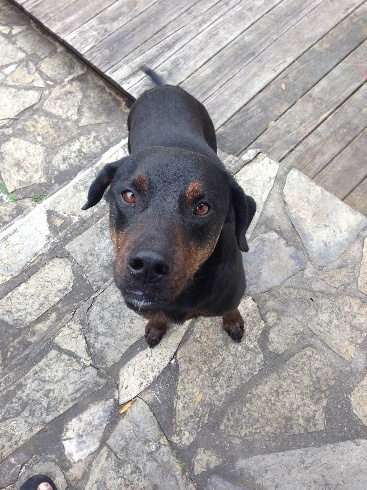
#> input picture Assgt 1/kenny.jpg, 367 x 490 px
$ python dip_hw1_distortion.py --image kenny.jpg
#> lines starting #> are read from the running program, lines starting #| are printed output that depends on the picture
#> in main, input_image is the input picture: shape (490, 367, 3); mean B, G, R 160.2, 160, 162.6
### Assgt 1/Transform/distortion.py
from .interpolation import interpolation
from dip import *
import math

class Distort:
    def __init__(self):
        pass

    def distortion(self, image, k):
        """Applies distortion to the image
                image: input image
                k: distortion Parameter
                return the distorted image"""
#> called with k = 0.005

        # get dimensions of input image
        height = image.shape[0]
#> height = 490
        width = image.shape[1]
#> width = 367

        # center of image
        cx = width / 2
#> cx = 183.5
        cy = height / 2
#> cy = 245

        # initialize empty array for new image
        distorted_image = zeros(shape = image.shape, dtype = image.dtype)

        # iterate through each pixel in image
        for i in range(width):
            for j in range(height):

                # position w respect to center
                ic = i - cx
                jc = j - cy

                # pythagorean theorem to get distance from center
                r = math.sqrt(ic ** 2 + jc ** 2)

                # apply distortion formula
                icd = ic / (1 + (k*r))
                jcd = jc / (1 + (k*r))

                # apply change in coordinate system
                id = round(icd + cx)
                jd = round(jcd + cy)

                # copy pixel values to new disorted image
                if 0 <= id < width and 0 <= jd < height:
                    distorted_image[jd, id] = image[j, i]
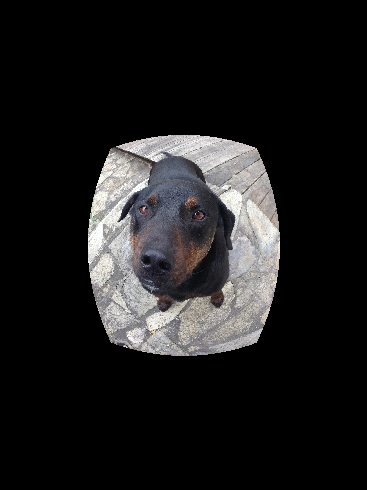
#> distorted_image: shape (490, 367, 3); mean B, G, R 29.1, 28.8, 29.4

        return distorted_image


    def correction_naive(self, distorted_image, k):
        """Applies correction to a distorted image by applying the inverse of the distortion function
        image: the input image
        k: distortion parameter
        return the corrected image"""
#> called with k = 0.005

        # get dimensions of input image
        height = distorted_image.shape[0]
#> height = 490
        width = distorted_image.shape[1]
#> width = 367

        # center of image
        cx = width / 2
#> cx = 183.5
        cy = height / 2
#> cy = 245

        # initialize empty array for new image
        corrected_image = zeros(shape = distorted_image.shape, dtype = distorted_image.dtype)

        # iterate through each pixel in the distorted image
        for i in range(width):
            for j in range(height):

                # position w respect to center
                ic = i - cx
                jc = j - cy

                # pythagorean theorem to get distance from center
                r = math.sqrt(ic ** 2 + jc ** 2)

                # apply inverse distortion formula
                icd = ic * (1 + (k*r))
                jcd = jc * (1 + (k*r))

                # apply change in coordinate system
                id = round(icd + cx)
                jd = round(jcd + cy)

                # copy pixel values to new corrected image
                if 0 <= id < width and 0 <= jd < height:
                    corrected_image[jd, id] = distorted_image[j, i]
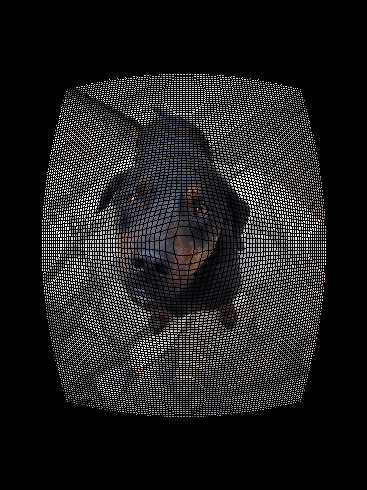
#> corrected_image: shape (490, 367, 3); mean B, G, R 29.1, 28.8, 29.4

        return corrected_image

    def correction(self, distorted_image, k, interpolation_type):
        """Applies correction to a distorted image and performs interpolation
                image: the input image
                k: distortion parameter
                interpolation_type: type of interpolation to use (nearest_neighbor, bilinear)
                return the corrected image"""
#> called with k = 0.005, interpolation_type = 'nearest_neighbor'

        # get dimensions of input image
        height = distorted_image.shape[0]
#> height = 490
        width = distorted_image.shape[1]
#> width = 367

        # center of image
        cx = width / 2
#> cx = 183.5
        cy = height / 2
#> cy = 245

        # initialize empty array for new image
        corrected_image = zeros(shape = distorted_image.shape, dtype = distorted_image.dtype)

        # iterate through each pixel in the distorted image
        for i in range(width):
            for j in range(height):

                # position w respect to center
                ic = i - cx
                jc = j - cy

                # pythagorean theorem to get distance from center
                r = math.sqrt(ic ** 2 + jc ** 2)

                # apply distortion formula
                icd = ic / (1 + (k*r))
                jcd = jc / (1 + (k*r))

                # apply change in coordinate system
                id = round(icd + cx)
                jd = round(jcd + cy)

                if interpolation_type == 'nearest_neighbor':
                    # copy pixels to nearest neighbor
                    inn = round(id)
                    jnn = round(jd)
                    corrected_image[j, i] = distorted_image[jnn, inn]

                elif interpolation_type == 'bilinear':
                    # calculate bilinear interpolated value
                    interpolated_value = interpolation().bilinear_interpolation(distorted_image, (id, jd))

                    # copy pixel values to new corrected image
                    corrected_image[round(j), round(i)] = interpolated_value
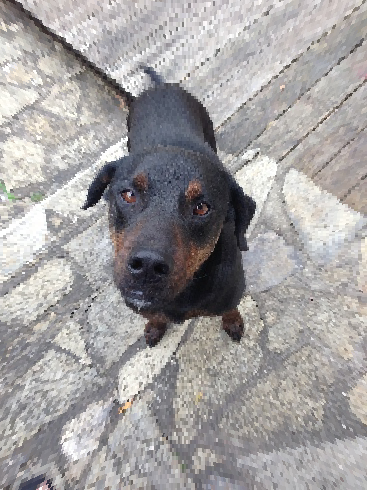
#> corrected_image: shape (490, 367, 3); mean B, G, R 160.2, 160, 162.6

        return corrected_image

### Assgt 1/dip_hw1_distortion.py
"""dip_hw1.py: Starter file to run howework 1"""

__author__      = "Pranav Mantini"
__email__ = "pmantini@uh.edu"
__version__ = "1.0.0"

import math, sys
from dip import namedWindow, imshow, waitKey, imwrite, imread
import numpy as np
from Transform.distortion import Distort


def display_image(window_name, image):
    """A function to display image"""
    namedWindow(window_name)
    imshow(window_name, image)
    waitKey(0)


def main():
    """ The main funtion that parses input arguments, calls the approrpiate
     interpolation method and writes the output image"""

    # Parse input arguments
    from argparse import ArgumentParser

    parser = ArgumentParser()

    parser.add_argument("-i", "--image", dest="image",
                        help="specify the name of the image", metavar="IMAGE")
    parser.add_argument("-k", "--distortion_parameter", dest="k",
                        help="specify the distortion parameter k", metavar="K")
    parser.add_argument("-m", "--interpolation", dest="interpolate",
                        help="specify the interpolation method (nearest_neighbor or bilinear)", metavar="INTERPOLATION METHOD")

    args = parser.parse_args()

    # Load image
    if args.image is None:
        print("Please specify the name of image")
        print("use the -h option to see usage information")
        sys.exit(2)
    else:
        image_name = args.image.split(".")[0]
        print(f"Loading: {args.image}")
        input_image = imread(args.image)
        if input_image is None:
            print(f"Failed to load {args.image}.")
            sys.exit(1)

    # Check k argument
    if args.k is None:
        print("Distortion parameter is not provided")
        print("use the -h option to see usage information")
        k = 0.005
    else:
        k = float(args.k)

    # Check interpolate method argument
    if args.interpolate is None:
        print("Interpolation method not specified, using default=nearest_neighbor")
        print("use the -h option to see usage information")
        interpolation = "nearest_neighbor"
    else:
        if args.interpolate not in ["nearest_neighbor", "bilinear"]:
            print("Invalid interpolation method, using default=nearest_neighbor")
            print("use the -h option to see usage information")
            interpolation = "nearest_neighbor"
        else:
            interpolation = args.interpolate

    distortion_object = Distort()

    # Part 1
    distorted_image = distortion_object.distortion(input_image, k)

    # Part 2
    corrected_image_naive = distortion_object.correction_naive(distorted_image, k)

    # Part 3
    corrected_image = distortion_object.correction(distorted_image, k, interpolation)

    # Write output file
    outputDir = 'output/'

    output_image_name = outputDir + image_name + '_distorted_' + str(k) + ".jpg"
    imwrite(output_image_name, distorted_image)

    output_image_name_corrected_naive = outputDir + image_name + '_corrected_naive_' + str(k) + ".jpg"
    imwrite(output_image_name_corrected_naive, corrected_image_naive)

    output_image_name_corrected = outputDir + image_name + '_corrected_' +str(k) + "_"+ interpolation+".jpg"
    imwrite(output_image_name_corrected, corrected_image)


if __name__ == "__main__":
    main()
